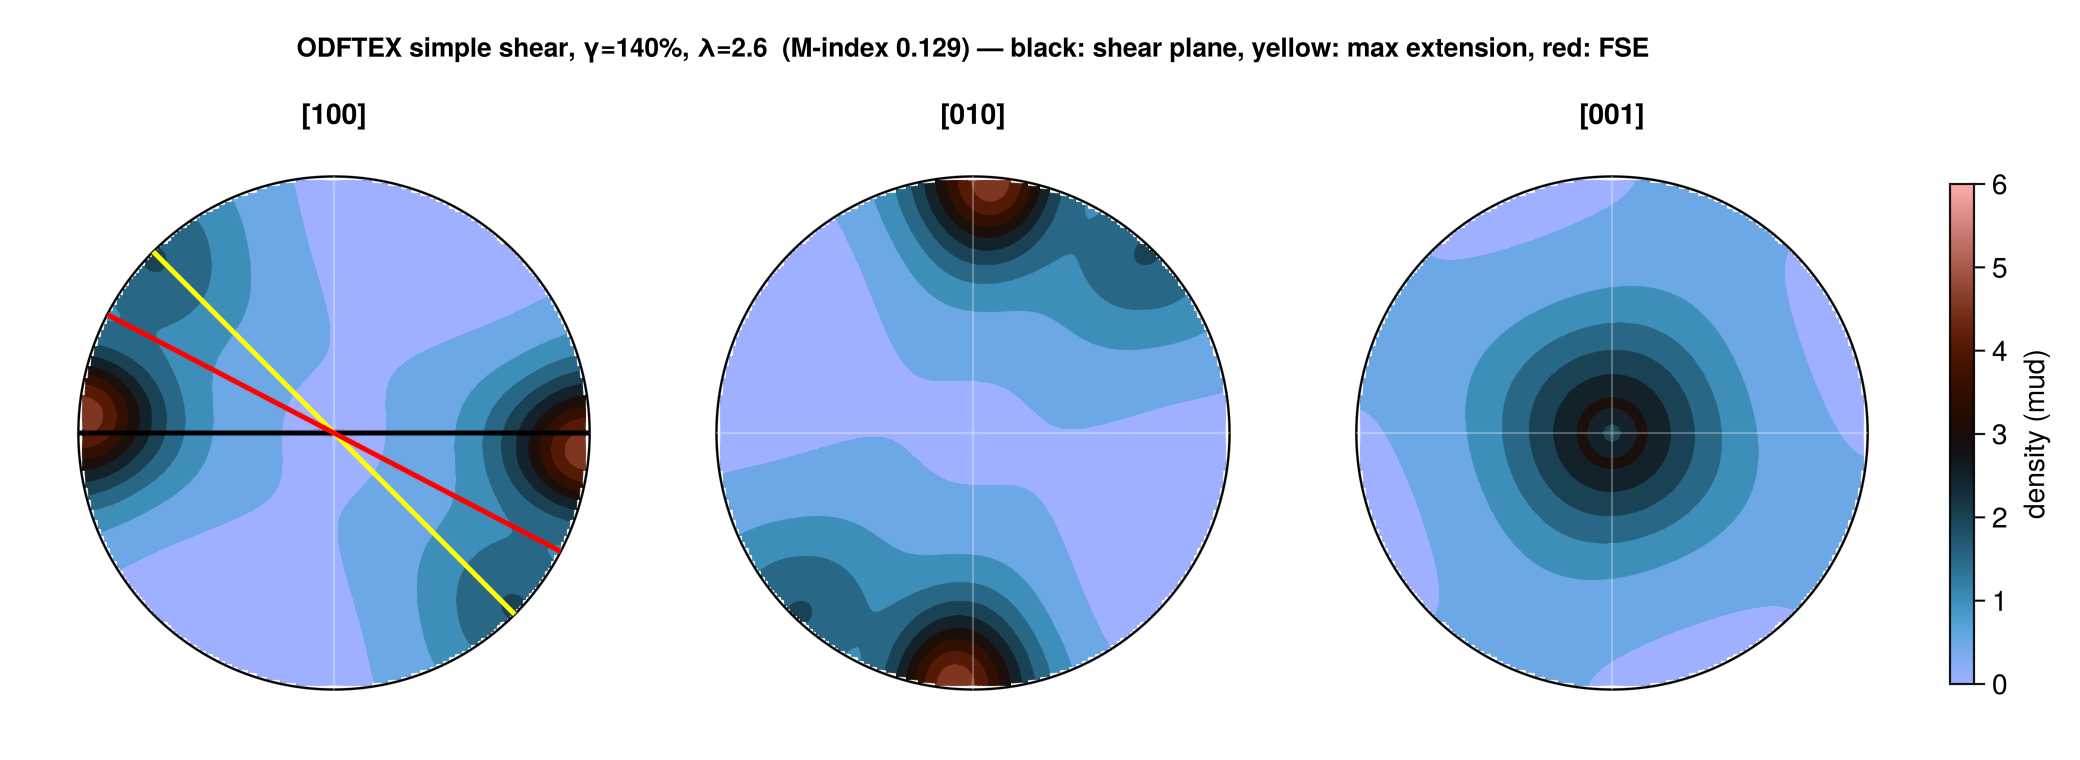

The Julia source for this figure:
# Reproduce Figure 5(b) of Ribe, Faccenda & VanderBeek (2026, GJI) — ODFTEX paper.
#
# ODFTEX prediction for an olivine aggregate deformed in SIMPLE SHEAR (Γ = 1) to
# 140% shear strain (γ = 1.4, τ = ε̇₀ t = 0.7) WITH recrystallisation (λ = 2.6) —
# the model panel compared against the MIT23 experiment of Lee et al. (2002) in
# the paper. Panel (a) of the paper is the experimental data and is not
# reproduced here; this script reproduces the ODFTEX model panel (b).
#
# [100], [010] and [001] pole figures are shown. On the [100] panel three
# reference directions are overlaid (as in the paper):
#   • shear plane                 — black
#   • max instantaneous extension — yellow  (eigenvector of the strain rate)
#   • finite strain ellipsoid     — red     (long axis of F Fᵀ)
#
# Colour scale 0–6 MUD (as in the paper Fig. 5), Crameri "berlin" map.
# Sense of shear: sinistral in the X–Y plane, L[1,2] = ∂vx/∂y = −2 (ε̇₀ = 1).
#
# Run with:
#   julia --project=examples/standalone examples/standalone/odftex_fig5_mit23.jl

push!(LOAD_PATH, "@v#.#")

using DRex
using LinearAlgebra
using Printf

const MAKIE_BACKEND = try
    @eval using CairoMakie
    :cairo
catch
    @eval using GLMakie
    :gl
end

using DRex: init_odf, odftex_step!, odftex_kinematics,
            odf_polefigure_density, fse_long_axis, odf_misorientation_index
using Random: MersenneTwister

include(joinpath(@__DIR__, "odftex_polefigure_utils.jl"))

# ── Parameters ────────────────────────────────────────────────────────────────
const NBOX     = 90
const N_STEPS  = 40
const LAMBDA   = 2.6           # recrystallisation rate (paper recommendation)
const TAU      = 0.7           # γ = 1.4 (140% shear strain)
const AXES     = [("[100]", 1), ("[010]", 2), ("[001]", 3)]

# Colour scale for Fig. 5 (0–6 MUD).
const F5_CMAX   = 6.0
const F5_NBANDS = 12
const F5_TICKS  = 0:1:6

# Sinistral simple shear in the X–Y plane.
const VG = [0.0 -2.0 0.0; 0.0 0.0 0.0; 0.0 0.0 0.0]

# ── Reference directions for the [100] panel ─────────────────────────────────
# Shear plane: for v_x = L₁₂ y the plane normal is Y, so the plane projects to
# the horizontal (X) axis in the X–Y pole figure.
const SHEAR_PLANE_DIR = [1.0, 0.0, 0.0]

# Max instantaneous extension: leading eigenvector of the strain-rate tensor.
const MAX_EXT_DIR = let
    sr, _, _ = odftex_kinematics(VG)
    _, vecs = eigen(Symmetric(Matrix(sr)))
    vecs[:, end]
end

# FSE long axis at this strain (F = exp(L τ), ε̇₀ = 1 ⇒ t = τ).
const FSE_DIR = fse_long_axis(exp(VG * TAU))

# ── Run ODFTEX ────────────────────────────────────────────────────────────────
@printf("Running ODFTEX simple shear (Γ=1, λ=%.1f, γ=%d%%, nbox=%d) …\n",
        LAMBDA, round(Int, 200TAU), NBOX)
state = init_odf(NBOX; λ = LAMBDA, frac_opx = 0.0, s_ol = 1, ilimit = 0)
for _ in 1:N_STEPS
    odftex_step!(state, VG, TAU / N_STEPS)
end
m_index = odf_misorientation_index(state; n = 40000, rng = MersenneTwister(1))
@printf("  ODF integral = %.4f,  M-index (sampled) = %.4f\n",
        DRex.integral_drx(state), m_index)
@printf("  shear plane @ %.1f°,  max-extension @ %.1f°,  FSE @ %.1f° (from X)\n",
        atand(SHEAR_PLANE_DIR[2], SHEAR_PLANE_DIR[1]),
        atand(MAX_EXT_DIR[2], MAX_EXT_DIR[1]),
        atand(FSE_DIR[2], FSE_DIR[1]))

# ── Plot ──────────────────────────────────────────────────────────────────────
fig = Figure(; size = (1040, 380))
for (ci, (label, row)) in enumerate(AXES)
    xs, ys, dens = odf_polefigure_density(state, row)
    ax = Axis(fig[1, ci]; title = label)
    cmax = draw_polefigure!(ax, xs, ys, dens;
                            cmin = 0.0, cmax = F5_CMAX, nbands = F5_NBANDS)
    if ci == 1
        # Reference lines on the [100] panel (same order as the paper).
        draw_axis_line!(ax, SHEAR_PLANE_DIR; color = :black,  linewidth = 2.5)
        draw_axis_line!(ax, MAX_EXT_DIR;     color = :yellow, linewidth = 2.5)
        draw_axis_line!(ax, FSE_DIR;         color = :red,    linewidth = 2.5)
    end
    @printf("  panel %s : max density = %.2f MUD\n", label, cmax)
end
add_row_colorbar!(fig, 1, length(AXES) + 1; cmin = 0.0, cmax = F5_CMAX, ticks = F5_TICKS)
Label(fig[0, 1:length(AXES)],
      @sprintf("ODFTEX simple shear, γ=140%%, λ=2.6  (M-index %.3f) — black: shear plane, yellow: max extension, red: FSE",
               m_index);
      fontsize = 13, font = :bold)

outfile = joinpath(@__DIR__, "odftex_fig5_mit23.png")
save(outfile, fig)
println("Saved: ", outfile, "  (backend: ", MAKIE_BACKEND, ")")
